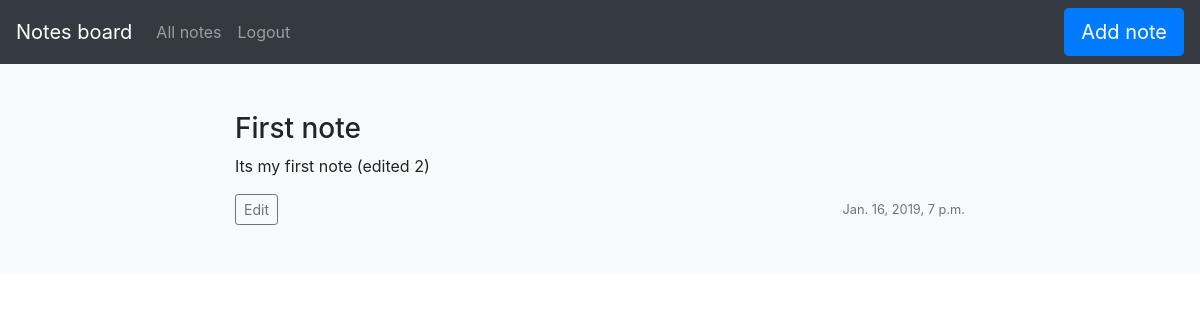
Screenshot of /notes/admin/1/ (signed in) with the database file from the repository.
### notes/models.py (models this page shows, shortened)
class Note(models.Model):
    TO_DO = '0'
    IN_PROGRESS = '1'
    DONE = '2'
    STATUS_CHOICES = (
        (TO_DO, 'To do'),
        (IN_PROGRESS, 'In progress'),
        (DONE, 'Done')
    )
    status =  models.CharField(max_length=1,
                                      choices=STATUS_CHOICES,
                                      default=TO_DO)
    title = models.CharField(max_length=64, blank=False)
    description = models.TextField(blank=False)
    created = models.DateTimeField(auto_now_add=True, auto_now=False)
    author = models.ForeignKey(User, null=True, blank=True, on_delete=models.SET_NULL)
    def get_edit_url(self):
        return "/notes/{}/{}/edit/".format(self.author.username, self.id)
    class Meta:
        verbose_name = "Note"
        verbose_name_plural = "Notes"

### notes/views.py (the view)
# urls.py: path('<username>/<int:note_id>/', views.note_page, name='note_page'),
@login_required
def note_page(request, username, note_id):
    note = get_object_or_404(Note, id=note_id)
    context = {'note':note}
    return render(request,'note_page.html',context)

### templates/note_page.html
{% extends "base.html" %}
{% load static %}
{% block content %}
<main role="main">
  <div class="album py-5 bg-light">
    <div class="container">
      <div class="row justify-content-md-center">
        <div class="col-md-8">
          <h3>{{note.title}}</h3>
          <p class="card-text">{{note.description}}</p>
          <div class="d-flex justify-content-between align-items-center">
            <div class="btn-group">
              {% if note.author.username == request.user.username %}
              <a href="{{note.get_edit_url}}"><button type="button" class="btn btn-sm btn-outline-secondary">Edit</button></a>
              {% endif %}
            </div>
            <small class="text-muted">{{note.created}}</small>
          </div>
        </div>
      </div>
    </div>
  </div>
</main>
{% endblock %}

### templates/base.html (shortened to what this page needs)
{% load static %}
<!DOCTYPE html>
<html lang="en">
<head>
  <link rel="stylesheet" href="https://stackpath.bootstrapcdn.com/bootstrap/4.1.3/css/bootstrap.min.css">
</head>
<body>
    {% block header %}
    {% include 'header.html' %}
    {% endblock %}
    {% block content %}
    {% endblock %}
</body>
</html>

### templates/header.html (shortened to what this page needs)
<header>
  <nav class="navbar navbar-expand-md navbar-dark bg-dark">
    <a class="navbar-brand" href="/">Notes board</a>
    <div class="collapse navbar-collapse" id="navbarCollapse">
      <ul class="navbar-nav mr-auto">
        {% if request.user.is_authenticated %}
        <li><a href="/" class="nav-link">All notes</a></li>
        <li><a href="/logout/" class="nav-link">Logout</a></li>
        {% else %}
        <li><a href="/login/" class="nav-link">Login</a></li>
        <li><a href="/register/" class="nav-link">Register</a></li>
        {% endif %}
      </ul>
      <form action="/notes/add" class="form-inline mt-2 mt-md-0">
        <button class="btn btn-lg btn-primary btn-block" type="submit">Add note</button>
      </form>
    </div>
  </nav>
</header>

### rows the page displays
Note: title "First note", description "Its my first note (edited 2)", created "Jan. 16, 2019, 7 p.m."
